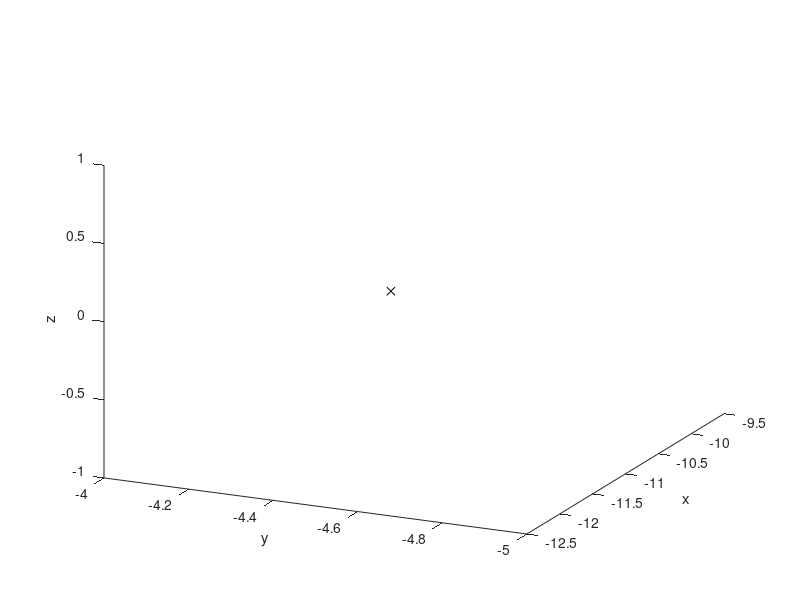

This chart was generated by the following MATLAB code: (Note: this script raises an error after producing the figure.)
% script RR_Sim_Rossler
% A simple RK4 simulation of the Rossler attractor.
%% Renaissance Repository, https://github.com/tbewley/RR/tree/main/RR_chap07
%% Copyright 2024 by Thomas Bewley, published under BSD 3-Clause License.

clear, close all, T=100; h=0.04; x=[10*randn; 10*randn; 0];  % Set up simulation
plot3(x(1),x(2),x(3),'kx'); view([-65 23]); hold on          % Set up plot
xlabel('x'), ylabel('y'), zlabel('z')
for t=0:h:T
   k1=RHS(x); k2=RHS(x+h*k1/2); k3=RHS(x+h*k2/2); k4=RHS(x+h*k3);
   xnew=x+h*(k1/6+k2/3+k3/3+k4/6);
   plot3([xnew(1) x(1)],[xnew(2) x(2)],[xnew(3) x(3)]);
   x=xnew; pause(0.001);
end
%%%%%%%%
function k=RHS(x)     
a=0.1; b=0.1; c=14;      % Define constants
k=[-x(2)-x(3); x(1)+a*x(2); b+x(3)*(x(1)-c)];
end
